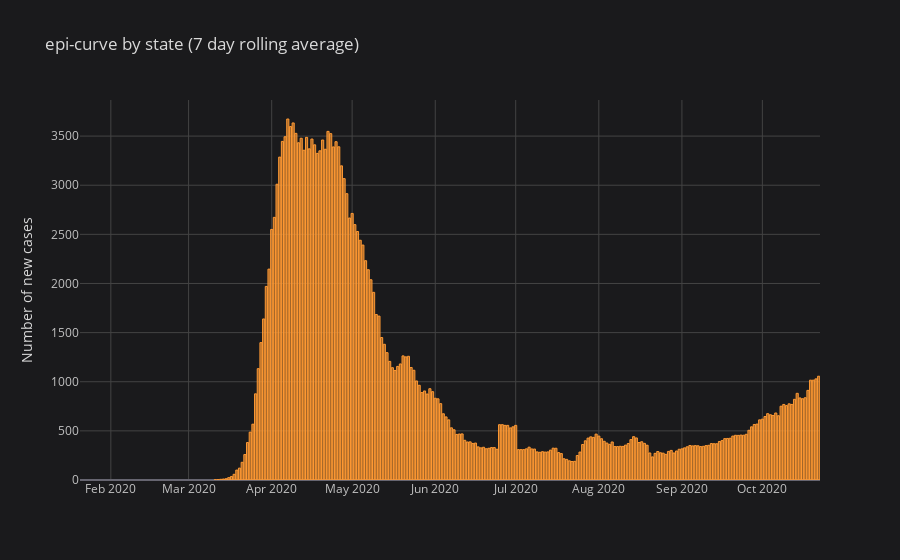
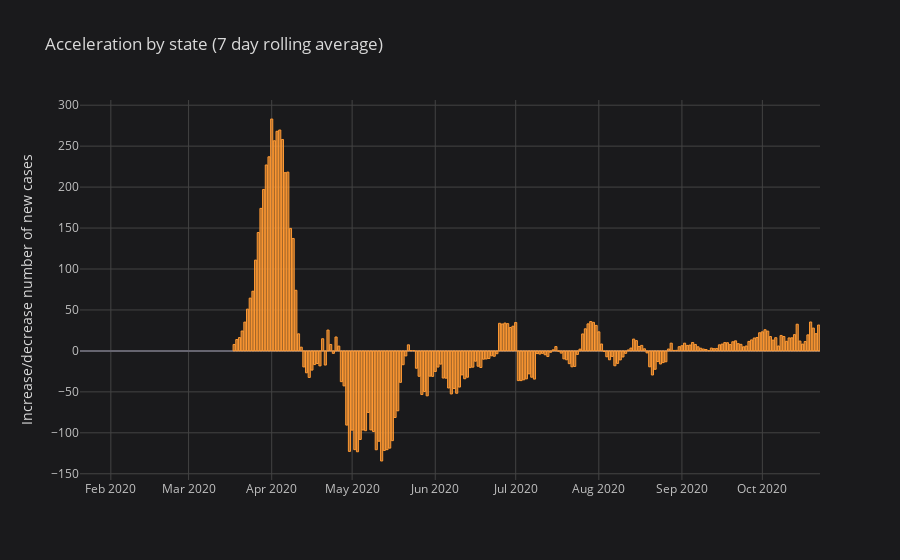

Notebook cell for these charts, in order:
### Code cell
def epc(df,state):
    res = display(res=df.loc[:,state].iplot(kind='bar',yTitle='Number of new cases',title='epi-curve by state (7 day rolling average)'))
    res = display(res=df.loc[:,state].diff().rolling(7).mean().iplot(kind='bar',yTitle='Increase/decrease number of new cases',title='Acceleration by state (7 day rolling average)'))
    return

state_list = widgets.SelectionSlider(options=[st for st in states], value='New Jersey', \
                                       description='Choose:', disabled=False, continuous_update=False\
                                       , orientation='horizontal', readout=True,layout=Layout(width='50%', height='40px'))

res = interact(epc,df=fixed(dft.diff().round()),state=state_list)

### Figure 1 — Plotly figure (JSON) as saved in the notebook; plotly's stock layout.template omitted (floating-point values rounded to 4 significant figures; data arrays with more than 128 entries replaced by an {"elided": "..."} marker saying what was removed)
{"data": [{"marker": {"color": "rgba(255, 153, 51, 0.6)", "line": {"color": "rgba(255, 153, 51, 1.0)", "width": 1}}, "name": "New Jersey", "orientation": "v", "text": "", "type": "bar", "x": {"elided": "276 str values"}, "y": {"elided": "276 mixed values"}}], "layout": {"legend": {"bgcolor": "#1A1A1C", "font": {"color": "#D9D9D9"}}, "paper_bgcolor": "#1A1A1C", "plot_bgcolor": "#1A1A1C", "title": {"font": {"color": "#D9D9D9"}, "text": "epi-curve by state (7 day rolling average)"}, "xaxis": {"gridcolor": "#434343", "showgrid": true, "tickfont": {"color": "#C2C2C2"}, "title": {"font": {"color": "#D9D9D9"}, "text": ""}, "zerolinecolor": "#666570"}, "yaxis": {"gridcolor": "#434343", "showgrid": true, "tickfont": {"color": "#C2C2C2"}, "title": {"font": {"color": "#D9D9D9"}, "text": "Number of new cases"}, "zerolinecolor": "#666570"}}}

### Figure 2 — Plotly figure (JSON) as saved in the notebook; plotly's stock layout.template omitted (floating-point values rounded to 4 significant figures; data arrays with more than 128 entries replaced by an {"elided": "..."} marker saying what was removed)
{"data": [{"marker": {"color": "rgba(255, 153, 51, 0.6)", "line": {"color": "rgba(255, 153, 51, 1.0)", "width": 1}}, "name": "New Jersey", "orientation": "v", "text": "", "type": "bar", "x": {"elided": "276 str values"}, "y": {"elided": "276 mixed values"}}], "layout": {"legend": {"bgcolor": "#1A1A1C", "font": {"color": "#D9D9D9"}}, "paper_bgcolor": "#1A1A1C", "plot_bgcolor": "#1A1A1C", "title": {"font": {"color": "#D9D9D9"}, "text": "Acceleration by state (7 day rolling average)"}, "xaxis": {"gridcolor": "#434343", "showgrid": true, "tickfont": {"color": "#C2C2C2"}, "title": {"font": {"color": "#D9D9D9"}, "text": ""}, "zerolinecolor": "#666570"}, "yaxis": {"gridcolor": "#434343", "showgrid": true, "tickfont": {"color": "#C2C2C2"}, "title": {"font": {"color": "#D9D9D9"}, "text": "Increase/decrease number of new cases"}, "zerolinecolor": "#666570"}}}
